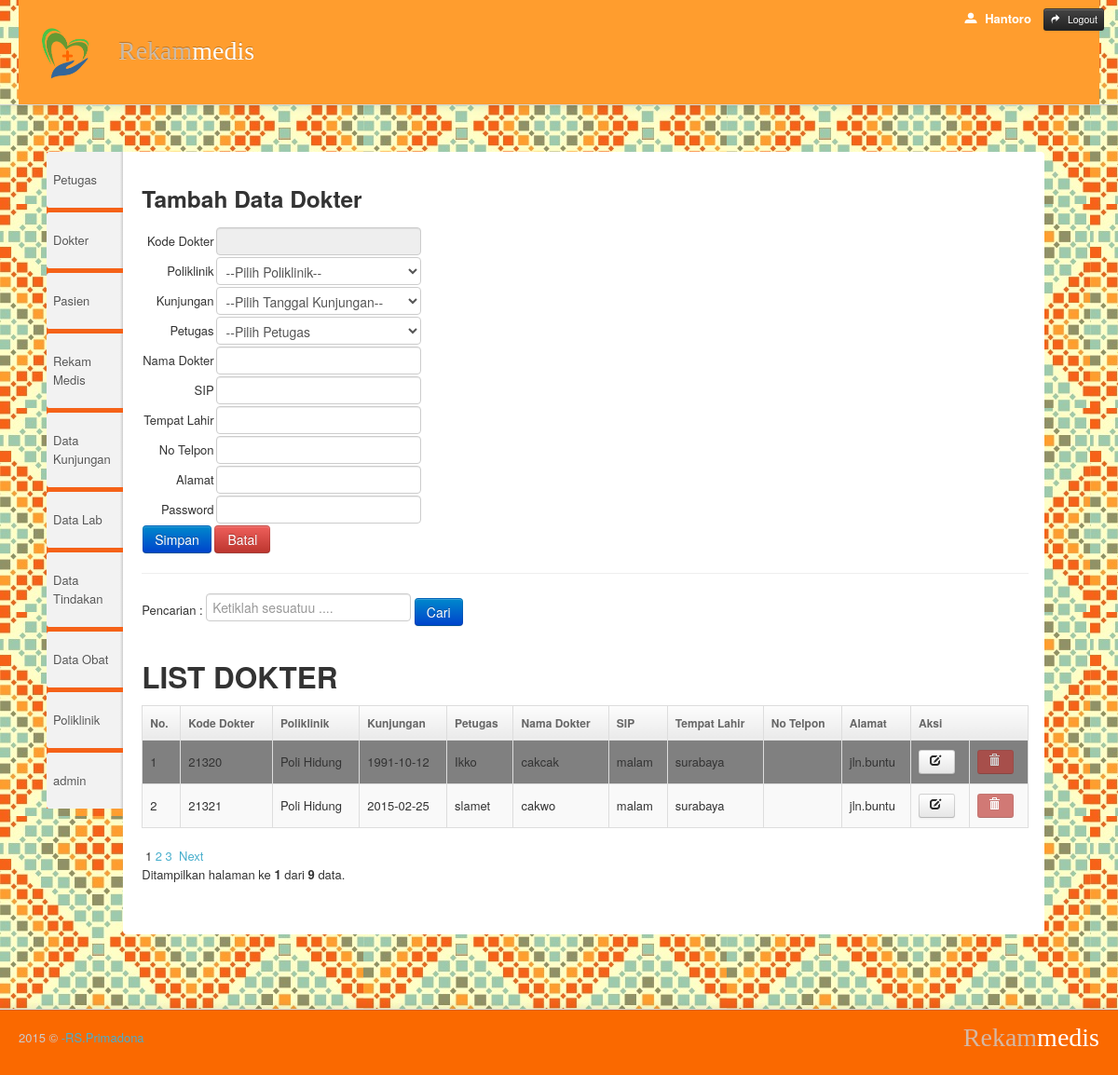
Screenshot of /admin/index.php?hal=dokter (signed in) with the database file from the repository.
### tables this page shows
CREATE TABLE IF NOT EXISTS `dokter` (
  `kd_dokter` int(5) NOT NULL AUTO_INCREMENT,
  `kd_poli` char(5) NOT NULL,
  `kd_kunjungan` char(5) NOT NULL,
  `kd_user` char(5) NOT NULL,
  `nm_dokter` varchar(50) NOT NULL,
  `SIP` varchar(255) NOT NULL,
  `tempat_lahir` varchar(50) NOT NULL,
  `no_telp` varchar(12) NOT NULL,
  `alamat` varchar(50) NOT NULL,
  PRIMARY KEY (`kd_dokter`)
);

CREATE TABLE IF NOT EXISTS `poliklinik` (
  `kd_poli` int(5) NOT NULL AUTO_INCREMENT,
  `nm_poli` varchar(50) NOT NULL,
  `lantai` varchar(50) NOT NULL,
  PRIMARY KEY (`kd_poli`)
);

CREATE TABLE IF NOT EXISTS `kunjungan` (
  `kd_kunjungan` int(5) NOT NULL AUTO_INCREMENT,
  `tgl_kunjungan` date NOT NULL,
  `no_pasien` int(5) NOT NULL,
  `kd_poli` char(5) NOT NULL,
  `jam_kunjungan` time NOT NULL,
  PRIMARY KEY (`kd_kunjungan`)
);

### admin/dokter.php (the view, shortened to what this page needs)
<fieldset>
<h3>Tambah Data Dokter</H3>
<form method="post" class="form-horizontal invoice-form" action="dokter_proses.php">
<table align="left">
	<tr>
    	<td align="right">Kode Dokter</td>
        <td><input type="text" name="txtkd_dokter" readonly="true"  required value="<?php if (isset($_GET['kd_dokter'])) echo $f['kd_dokter'];?>" />
		<input type="hidden" name="txtkd_dokterx"  value="<?php if (isset($_GET['kd_dokter'])) echo $f['kd_dokter'];?>"/></td>
    </tr>
	<tr>
    	<td align="right">Poliklinik</td>
        <td><select class="form-control" name="txtpoliklinik">
			<option value="0">--Pilih Poliklinik--</option>
		</select></td>
    </tr>
    <tr>
    	<td align="right">Kunjungan</td>
        <td><select class="form-control" name="txtkunjungan">
			<option value="0">--Pilih Tanggal Kunjungan--</option>
		</select></td>
    </tr>
    <tr>
    	<td align="right">Petugas</td>
        <td><select class="form-control" name="txtpetugas">
			<option value="0">--Pilih Petugas</option>
		</select></td>
    </tr>
    <tr>
    	<td align="right">Nama Dokter</td>
        <td><input type="text" class="form-control" name="txtnm_dokter" required value="<?php if (isset($_GET['kd_dokter'])) echo $f['nm_dokter'];?>"/></td>
    </tr>
    <tr>
    	<td align="right">SIP</td>
        <td><input type="text" name="txtsip" required value="<?php if (isset($_GET['kd_dokter'])) echo $f['SIP'];?>"/></td>
    </tr>
    <tr>
    	<td align="right">Tempat Lahir</td>
        <td><input type="text" class="form-control" name="txttmp_lahir" required value="<?php if (isset($_GET['kd_dokter'])) echo $f['tempat_lahir'];?>"/></td>
    </tr>
    <tr>
    	<td align="right">No Telpon</td>
        <td><input type="text" name="txttelp" onkeyup="javascrip: if(isNaN(this.value)){alert('harus mengunakan angka');this.value='';} "required value="<?php if (isset($_GET['kd_dokter'])) echo $f['no_telp'];?>"/></td>
    </tr>
	<tr>
    	<td align="right">Alamat</td>
        <td><input type="text" class="form-control" name="txtalamat" required value="<?php if (isset($_GET['kd_dokter'])) echo $f['alamat'];?>"/></td>
    </tr>
	<tr>
    	<td align="right">Password</td>
        <td><input type="password" name="txtpass"  /></td>
    </tr>
    <tr>
    	<td colspan="2">
        <?php
		if (isset ($_GET['kd_dokter'])){
		?>
        <input class="btn btn-primary" type="submit" value="Update" />
        <?php }else{ ?>
        <input class="btn btn-primary" type="submit" value="Simpan"/>
        <?php } ?>
        <input style="width:60px;" class="btn btn-danger" type="reset" value="Batal" />
        </td>
    </tr>
</table>
</form>
</fieldset>
</div>
<hr/>
<form method="POST" action="index.php?hal=dokter">
Pencarian : <input type="text" name="txtcari" placeholder="Ketiklah sesuatuu ...." />
<input class="btn btn-primary" type="submit" value="Cari"/>
</form>
<?php
$total=mysql_query("SELECT COUNT(*) AS jumlah FROM dokter");
$totalnya=mysql_fetch_array($total);
$total_data=$totalnya['jumlah'];
$hal=3;
$jum_hal=ceil($total_data / $hal);
if(isset($_GET['start'])) $start=$_GET['start'];
else $start=0;
?>
<div id="tabel">
<fieldset>
<H2>LIST DOKTER</h2>
<table class="table table-striped table-bordered table-radmin";>
  <tr>
  	<th>No.</th>
    <th>Kode Dokter</th>
    <th>Poliklinik</th>
    <th>Kunjungan</th>
    <th>Petugas</th>
    <th>Nama Dokter</th>
    <th>SIP</th>
    <th>Tempat Lahir</th>
    <th>No Telpon</th>
    <th>Alamat</th>
    <th colspan="2">Aksi</th>
  </tr>
  <?php
if (isset($_POST['txtcari'])){
	$katakunci=$_POST['txtcari'];
}else{
	$katakunci="";
}
  	$a = ("SELECT A.kd_dokter, B.nm_poli,B.lantai , C.tgl_kunjungan, D.username, A.nm_dokter, A.SIP, A.tempat_lahir, A.no_telp, A.alamat FROM dokter AS A INNER JOIN poliklinik AS B ON (A.kd_poli=B.kd_poli) INNER JOIN kunjungan AS C ON (A.kd_kunjungan=C.kd_kunjungan) INNER JOIN login AS D ON(A.kd_user=D.kd_user) WHERE A.nm_dokter LIKE '%$katakunci%'LIMIT $start,$hal");
	$b = mysql_query ($a) or die (mysql_error());
	$jumlah = mysql_num_rows($b);
	if ($jumlah == 0){
		echo "<tr>
				<td colspan='11' align='center'>Data Belum Ada</td>
			  </tr>";
		} else {
		$no=1;
	while ($c = mysql_fetch_array($b)){
		echo "<tr>";
		echo "<td align='center'>$no</td>";
		echo "<td>$c[kd_dokter]</td>";
		echo "<td>$c[nm_poli]</td>";
		echo "<td>$c[tgl_kunjungan]</td>";
		echo "<td>$c[username]</td>";
		echo "<td>".str_replace($katakunci, "<b>$katakunci</b>",$c['nm_dokter'])."</td>";
		echo "<td>$c[SIP]</td>";
		echo "<td>$c[tempat_lahir]</td>";
		echo "<td>$c[no_telp]</td>";
		echo "<td>$c[alamat]</td>";
		echo "<td align='center' ><a class='btn btn-small' href='index.php?hal=dokter&kd_dokter=$c[kd_dokter]'><i class='icon-edit'name='tambah' value='EDIT'></a></td>";
		echo "<td align='center' ><a class='disabled btn btn-small btn-danger' href='#' onclick=\"javascript:if(confirm('Anda Yakin Ingin Menghapus $c[kd_dokter]')) window.location.href='dokter_proses.php?action=hapus&kd_dokter=$c[kd_dokter]';\"><i class='icon-trash icon-white' name='tambah' value='HAPUS'></a></td>";
		echo "</tr>";
	$no++;
	}
		}
	?>
</table>
<?php
$x=0;
for ($i=0; $i<$jum_hal; $i++){
	$x = $i * $hal;
	if($start == $x){
		echo ($i+1);
	}else {
		echo "<a href='index.php?hal=dokter&start=$x'>".($i+1)."</a>";
	}
}
if($start!=$x){
	echo "<a href='index.php?hal=dokter&start=".($start+$hal)."'>Next</a>";
}
?>
<p>
Ditampilkan halaman ke <b> <?php echo ($start/$hal)+1; ?> </b> dari <b><?php echo $total_data; ?></b> data.
</p>
</fieldset>
</div>

### admin/index.php (shortened to what this page needs)
<!DOCTYPE html>
<html lang="en">
<head>
	<link href="css/molle.css" rel="stylesheet" type="text/css" />
	<link href="css/bootstrap.css" rel="stylesheet" />
	<link rel="stylesheet" href="css/icon-style.css" />
	<link href="css/bootstrap-responsive.css" rel="stylesheet" />
	<link href="css/bootstrap-datepicker.css" rel="stylesheet" />
	<link href="css/radmin.css" rel="stylesheet" id="main-stylesheet" />
	<link href="css/radmin-responsive.css" rel="stylesheet" />
	<link href="css/styless" rel="stylesheet" />
	<link rel="stylesheet" type="text/css" href="css/radmin-plugins.css" />
<meta http-equiv="Content-Type" content="text/html; charset=utf-8" /></head>
<body id="body-index">
	<div class="navbar navbar-inverse navbar-static-top">
		<div class="navbar-inner black-gradient">
			<div class="container-fluid">
				<a class="brand" href="index.php">
					<img src="./img/logo.png" width="100px" height="50px"/>
					<span class="rad">Rekam</span>medis
				</a>
				<div class="nav-collapse collapse">
					<p class="navbar-text pull-right">
						<a id="user-popover" href="#" class="navbar-link user-info">
						 <?php
		if(isset($_SESSION['username'])){
						echo "<i class='radmin-icon radmin-user'></i>
							$_SESSION[username]
						</a>";
						echo "<a href='logout.php' class='btn btn-mini btn-inverse navbar-link logout'> <i class='radmin-icon radmin-redo'></i>
							Logout
						</a>";
						}
		?>
					</p>
				</div>
			</div>
		</div>
	</div>
	<div class="row-fluid">
		<div class="span12">&nbsp;</div>
	</div>
	<?php if(isset($_SESSION['username'])){
		?>
<div class="container-fluid main-container">
		<div class="row-fluid">
			<div class="span12">
				<div class="sidebar-nav">
					 <?php include "menu.php";?>
				</div>
				<div class="container-fluid content-wrapper">
					<div class="row-fluid">
					<?php include "isi.php";?>
					</div>
			</div>
		</div>
		<div class="row-fluid">
			<div class="span12">&nbsp;</div>
		</div>
	</div>
<footer class="black-gradient">
	<a class="brand pull-right" href="index.php">
		<span class="rad">Rekam</span>medis
	</a>
	<div class="square-turtle pull-left">
		<p>
			2015 &copy;
			<a href="http://www.skbhs.org" target="_blank">-RS.Primadona</a>
		</p>
	</div>
</footer>
</body>
<?php }else{ ?>
<?php include "login.php"; ?>
<?php } ?>
</html>

### admin/menu.php
<ul class="nav nav-stacked left-menu">
						<li id="navigation-graphs">
							<a href="index.php?hal=petugas">
								<span class="hidden-tablet hidden-phone">Petugas</span>
							</a>
						</li>
						<li id="navigation-calendar">
							<a href="index.php?hal=dokter">
								<span class="hidden-tablet hidden-phone">Dokter</span>
							</a>
						</li>
						<li id="navigation-graphs">
							<a href="index.php?hal=pasien">
								<span class="hidden-tablet hidden-phone">Pasien</span>
							</a>
						</li>
						<li id="navigation-graphs">
							<a href="index.php?hal=rekam">
								<span class="hidden-tablet hidden-phone">Rekam Medis</span>
							</a>
						</li>
                        <li id="navigation-graphs">
							<a href="index.php?hal=kunjungan">
								<span class="hidden-tablet hidden-phone">Data Kunjungan</span>
							</a>
						</li>
                        <li id="navigation-graphs">
							<a href="index.php?hal=laboratorium">
								<span class="hidden-tablet hidden-phone">Data Lab</span>
							</a>
						</li>
                        <li id="navigation-graphs">
							<a href="index.php?hal=tindakan">
								<span class="hidden-tablet hidden-phone">Data Tindakan</span>
							</a>
						</li>
                        <li id="navigation-graphs">
							<a href="index.php?hal=obat">
								<span class="hidden-tablet hidden-phone">Data Obat</span>
							</a>
						</li>
                        <li id="navigation-graphs">
							<a href="index.php?hal=poliklinik">
								<span class="hidden-tablet hidden-phone">Poliklinik</span>
							</a>
						</li>
						<li id="navigation-graphs">
							<a href="index.php?hal=admin">
								<span class="hidden-tablet hidden-phone">admin</span>
							</a>
						</li>
					</ul>

### admin/isi.php (shortened to what this page needs)
<?php
if (isset($_GET['hal'])) $hal = $_GET['hal']; else $hal = "";
switch ($hal){
case 'dokter'	:include "dokter.php"; break;
}
?>

### admin/css/radmin-responsive.css (style rules this page uses)
@media (min-width: 980px) and (max-width: 1200px) { div.container-fluid.content-wrapper { padding-right: 17px; } }
@media (min-width: 980px) and (max-width: 1200px) { ul.left-menu li { font-size: 13px; padding: 10px 5px 10px 7px; } }

### rows the page displays
dokter: kd_dokter "21320", kd_poli.nm_poli "Poli Hidung", kd_kunjungan.tgl_kunjungan "1991-10-12", kd_user.username "Ikko", nm_dokter "cakcak", SIP "malam", tempat_lahir "surabaya", alamat "jln.buntu"
dokter: kd_dokter "21321", kd_poli.nm_poli "Poli Hidung", kd_kunjungan.tgl_kunjungan "2015-02-25", kd_user.username "slamet", nm_dokter "cakwo", SIP "malam", tempat_lahir "surabaya", alamat "jln.buntu"

### other values shown
$_SESSION[username] "Hantoro"
$total_data "9"
